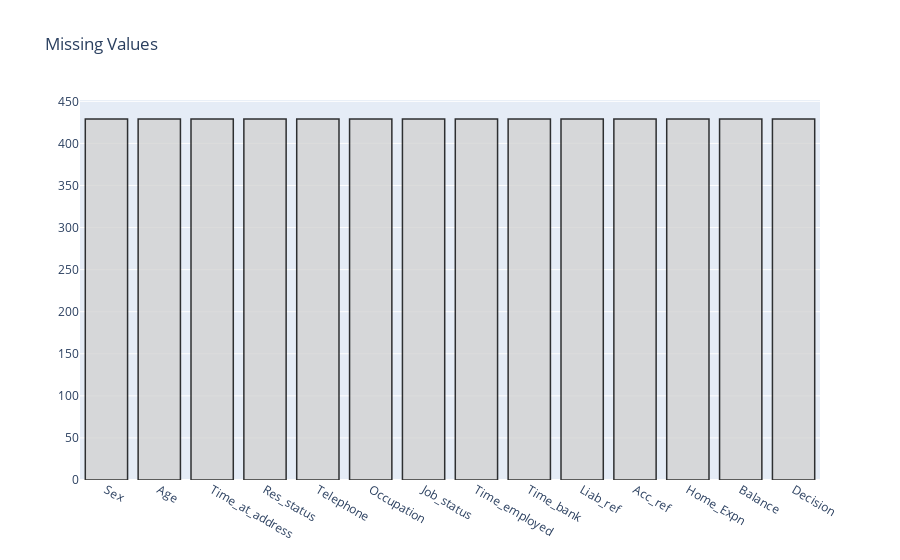

Here is the notebook cell this chart was saved with:
### Code cell
null_feat = pd.DataFrame(len(dataset['Decision']) - dataset.isnull().sum(), columns = ['Count'])

trace = go.Bar(x = null_feat.index, y = null_feat['Count'], opacity= 0.8, marker = dict(color = 'lightgrey', 
            line= dict(color= '#000000', width =1.5)))

layout = dict(title = "Missing Values")

fig = dict(data = [trace], layout=layout)
py.iplot(fig)

### Figure 1 — Plotly figure (JSON) as saved in the notebook; plotly's stock layout.template omitted (floating-point values rounded to 4 significant figures)
{"data": [{"marker": {"color": "lightgrey", "line": {"color": "#000000", "width": 1.5}}, "opacity": 0.8, "type": "bar", "x": ["Sex", "Age", "Time_at_address", "Res_status", "Telephone", "Occupation", "Job_status", "Time_employed", "Time_bank", "Liab_ref", "Acc_ref", "Home_Expn", "Balance", "Decision"], "y": [429, 429, 429, 429, 429, 429, 429, 429, 429, 429, 429, 429, 429, 429]}], "layout": {"title": {"text": "Missing Values"}}}
